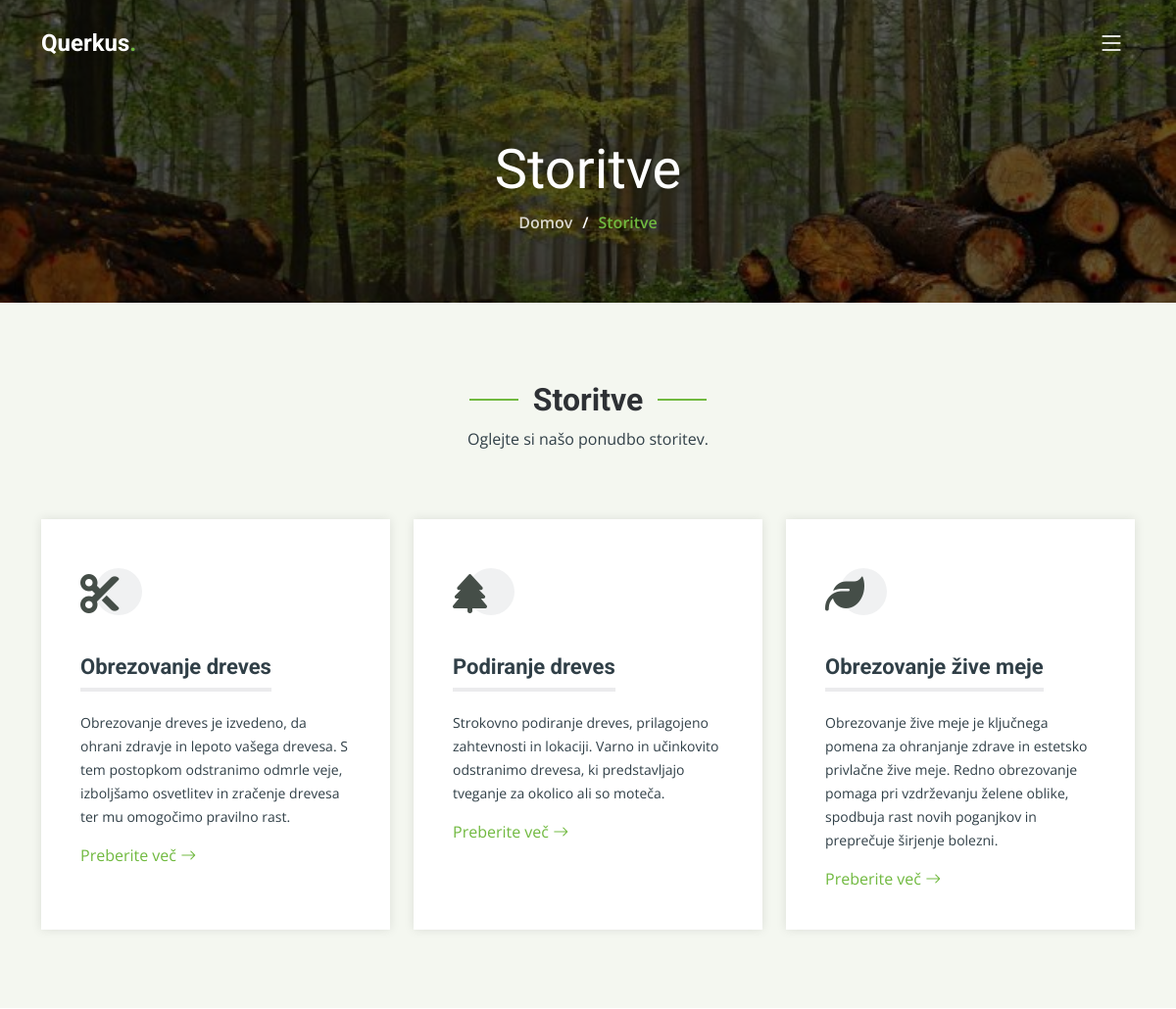
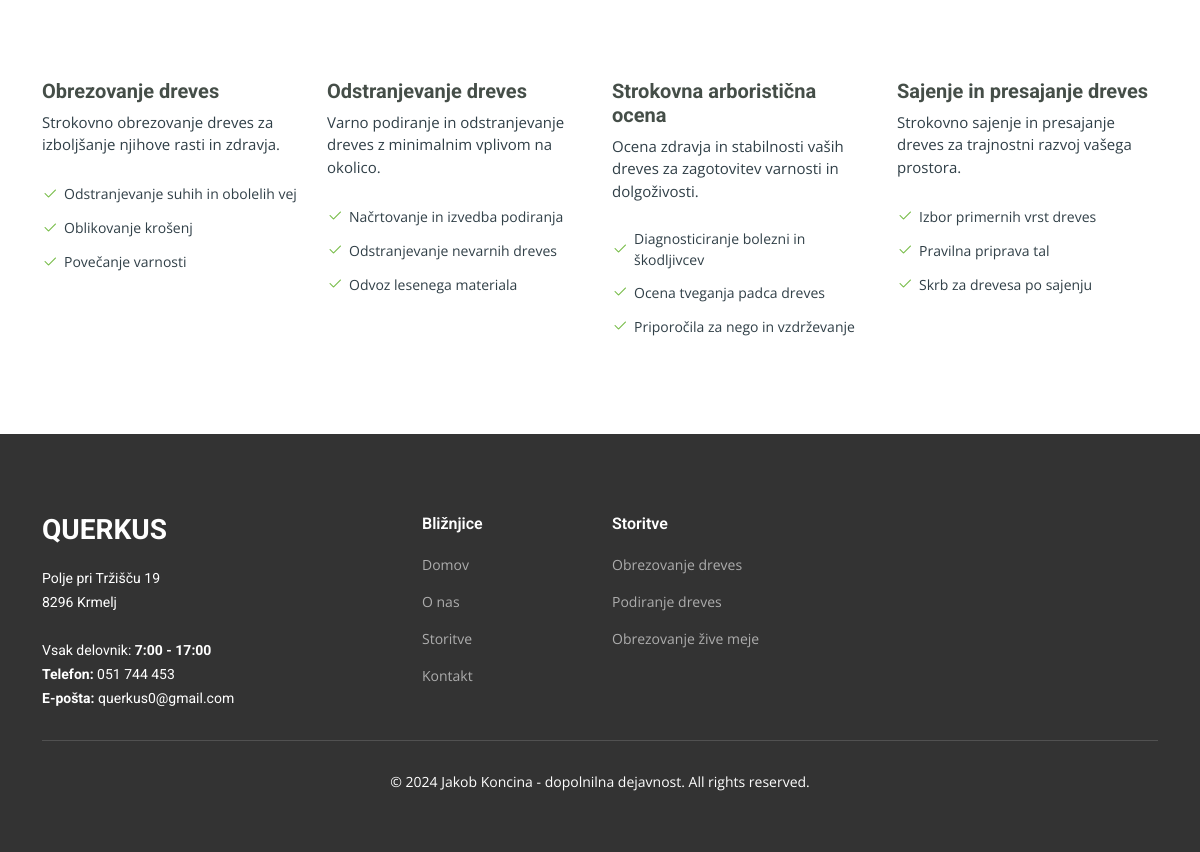
Screenshot of /storitve/ with the database file from the repository (2 pictures, top to bottom).
### company_website/models.py (models this page shows, shortened)
class Service(models.Model):
    title = models.CharField(max_length=100)
    description = models.TextField()
    icon = models.CharField(max_length=50)
    TEMPLATE_CHOICES = [
        ('obrezovanje-dreves', 'Obrezovanje dreves'),
        ('podiranje-dreves', 'Podiranje dreves'),
        ('obrezovanje-zive-meje', 'Obrezovanje žive meje'),
    ]
    template = models.CharField(max_length=100, choices=TEMPLATE_CHOICES)

### company_website/views.py (the view)
# urls.py: path('storitve/', views.services, name='services'),
def services(request):
    service_process = ServiceProcess.objects.all()
    services = Service.objects.all()
    context = {
        'service_process': service_process,
        'services': services,
    }
    return render(request, 'services.html', context)

### company_website/templates/services.html (shortened to what this page needs)
{% extends 'base.html' %}
{% load static %}
{% block content %}
<header id="header" class="header d-flex align-items-center">
  <div class="container-fluid container-xl d-flex align-items-center justify-content-between">
    <a href="{% url 'home' %}" class="logo d-flex align-items-center">
      <h1>Querkus<span>.</span></h1>
    </a>
    <i class="mobile-nav-toggle mobile-nav-show bi bi-list"></i>
  </div>
</header>
  <main id="main">
    <div class="breadcrumbs d-flex align-items-center" style="background-image: url('{% static 'company_website/assets/img/hero-carousel/drevo3.jpg' %}');">
      <div class="container position-relative d-flex flex-column align-items-center" data-aos="fade">
        <h2>Storitve</h2>
        <ol>
          <li><a href=" {% url 'home' %} ">Domov</a></li>
          <li>Storitve</li>
        </ol>
      </div>
    </div>
    <section id="services" class="services section-bg2">
      <div class="container" data-aos="fade-up">
        <div class="section-header">
          <h2>Storitve</h2>
          <p>Oglejte si našo ponudbo storitev.</p>
        </div>
        <div class="row gy-4 justify-content-center">
          {% for service in services %}
          <div class="col-lg-4 col-md-6" data-aos="fade-up" data-aos-delay="100">
            <div class="service-item position-relative">
              <div class="icon">
                <i class="{{ service.icon }}"></i>
              </div>
              <h3>{{ service.title }}</h3>
              <p>{{ service.description }}</p>
              <a href="{% url 'service_detail' service.id %}" class="readmore stretched-link">Preberite več <i class="bi bi-arrow-right"></i></a>
            </div>
          </div>
          {% endfor %}
        </div>
      </div>
    </section>
    <section id="services-cards" class="services-cards">
      <div class="container" data-aos="fade-up">
        <div class="row gy-4">
          <div class="col-lg-3 col-md-6" data-aos="zoom-in" data-aos-delay="100">
            <h3>Obrezovanje dreves</h3>
            <p>Strokovno obrezovanje dreves za izboljšanje njihove rasti in zdravja.</p>
            <ul class="list-unstyled">
              <li><i class="bi bi-check2"></i> <span>Odstranjevanje suhih in obolelih vej</span></li>
              <li><i class="bi bi-check2"></i> <span>Oblikovanje krošenj</span></li>
              <li><i class="bi bi-check2"></i> <span>Povečanje varnosti</span></li>
            </ul>
          </div>
          <div class="col-lg-3 col-md-6" data-aos="zoom-in" data-aos-delay="200">
            <h3>Odstranjevanje dreves</h3>
            <p>Varno podiranje in odstranjevanje dreves z minimalnim vplivom na okolico.</p>
            <ul class="list-unstyled">
              <li><i class="bi bi-check2"></i> <span>Načrtovanje in izvedba podiranja</span></li>
              <li><i class="bi bi-check2"></i> <span>Odstranjevanje nevarnih dreves</span></li>
              <li><i class="bi bi-check2"></i> <span>Odvoz lesenega materiala</span></li>
            </ul>
          </div>
          <div class="col-lg-3 col-md-6" data-aos="zoom-in" data-aos-delay="300">
            <h3>Strokovna arboristična ocena</h3>
            <p>Ocena zdravja in stabilnosti vaših dreves za zagotovitev varnosti in dolgoživosti.</p>
            <ul class="list-unstyled">
              <li><i class="bi bi-check2"></i> <span>Diagnosticiranje bolezni in škodljivcev</span></li>
              <li><i class="bi bi-check2"></i> <span>Ocena tveganja padca dreves</span></li>
              <li><i class="bi bi-check2"></i> <span>Priporočila za nego in vzdrževanje</span></li>
            </ul>
          </div>
          <div class="col-lg-3 col-md-6" data-aos="zoom-in" data-aos-delay="400">
            <h3>Sajenje in presajanje dreves</h3>
            <p>Strokovno sajenje in presajanje dreves za trajnostni razvoj vašega prostora.</p>
            <ul class="list-unstyled">
              <li><i class="bi bi-check2"></i> <span>Izbor primernih vrst dreves</span></li>
              <li><i class="bi bi-check2"></i> <span>Pravilna priprava tal</span></li>
              <li><i class="bi bi-check2"></i> <span>Skrb za drevesa po sajenju</span></li>
            </ul>
          </div>
        </div>
      </div>
    </section>
    {% endblock %}

### company_website/templates/base.html (shortened to what this page needs)
{% load static %}
{% load tz %}
<!DOCTYPE html>
<html lang="en">
<head>
  <link href="{% static 'company_website/assets/vendor/bootstrap/css/bootstrap.min.css' %}" rel="stylesheet">
  <link href="{% static 'company_website/assets/vendor/bootstrap-icons/bootstrap-icons.css' %}" rel="stylesheet">
  <link href="{% static 'company_website/assets/vendor/fontawesome-free/css/all.min.css' %}" rel="stylesheet">
  <link href="{% static 'company_website/assets/vendor/aos/aos.css' %}" rel="stylesheet">
  <link href="{% static 'company_website/assets/vendor/glightbox/css/glightbox.min.css' %}" rel="stylesheet">
  <link href="{% static 'company_website/assets/vendor/swiper/swiper-bundle.min.css' %}" rel="stylesheet">
  <link href= "{% static 'company_website/assets/css/main.css' %}" rel="stylesheet">
</head>
<body>
  <main>
  {% block content %}
  {% endblock %}
  </main>
  <footer id="footer" class="footer">
    <div class="footer-content position-relative">
      <div class="container">
        <div class="row">
          <div class="col-lg-4 col-md-6">
            <div class="footer-info">
              <h3>Querkus</h3>
              <p>
                Polje pri Tržišču 19<br>
                8296 Krmelj<br><br>
                Vsak delovnik: <strong>7:00 - 17:00</strong><br>
                <strong>Telefon:</strong> 051 744 453<br>
                <strong>E-pošta:</strong> querkus0@gmail.com<br>
              </p>
            </div>
          </div>
          <div class="col-lg-2 col-md-3 footer-links">
            <h4>Bližnjice</h4>
            <ul>
              <li><a href="{% url 'home' %}">Domov</a></li>
              <li><a href="{% url 'about_us' %}">O nas</a></li>
              <li><a href="{% url 'services' %}">Storitve</a></li>
              <li><a href="{% url 'contact' %}">Kontakt</a></li>
            </ul>
          </div>
          <div class="col-lg-2 col-md-3 footer-links">
            <h4>Storitve</h4>
            <ul>
              {% for service in services%}
              <li><a href="{% url 'service_detail' service.id %}">{{ service.title }}</a></li>
              {% endfor %}
            </ul>
          </div>
        </div>
      </div>
    </div>
   <div class="footer-legal text-center position-relative">
      <div class="container">
        <div class="copyright">
          &copy; {% now "Y" %} Jakob Koncina - dopolnilna dejavnost. All rights reserved.
        </div>
      </div>
    </div>
  </footer>
</body>
</html>

### rows the page displays
Service: title "Obrezovanje dreves", description "Obrezovanje dreves je izvedeno, da ohrani zdravje in lepoto vašega drevesa. S tem postopkom odstranimo odmrle veje, izboljšamo osvetlitev in zračenje drevesa ter mu omogočimo pravilno rast."
Service: title "Podiranje dreves", description "Strokovno podiranje dreves, prilagojeno zahtevnosti in lokaciji. Varno in učinkovito odstranimo drevesa, ki predstavljajo tveganje za okolico ali so moteča."
Service: title "Obrezovanje žive meje", description "Obrezovanje žive meje je ključnega pomena za ohranjanje zdrave in estetsko privlačne žive meje. Redno obrezovanje pomaga pri vzdrževanju želene oblike, spodbuja rast novih poganjkov in preprečuje širjenje bolezni."
